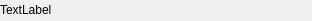
<?xml version="1.0" encoding="UTF-8"?>
<ui version="4.0">
 <class>QtTipsDlgViewClass</class>
 <widget class="QDialog" name="QtTipsDlgViewClass">
  <property name="geometry">
   <rect>
    <x>0</x>
    <y>0</y>
    <width>312</width>
    <height>21</height>
   </rect>
  </property>
  <property name="windowTitle">
   <string>QtTipsDlgView</string>
  </property>
  <widget class="QLabel" name="labelMsg">
   <property name="geometry">
    <rect>
     <x>0</x>
     <y>0</y>
     <width>310</width>
     <height>20</height>
    </rect>
   </property>
   <property name="text">
    <string>TextLabel</string>
   </property>
  </widget>
 </widget>
 <layoutdefault spacing="6" margin="11"/>
 <resources/>
 <connections/>
</ui>
